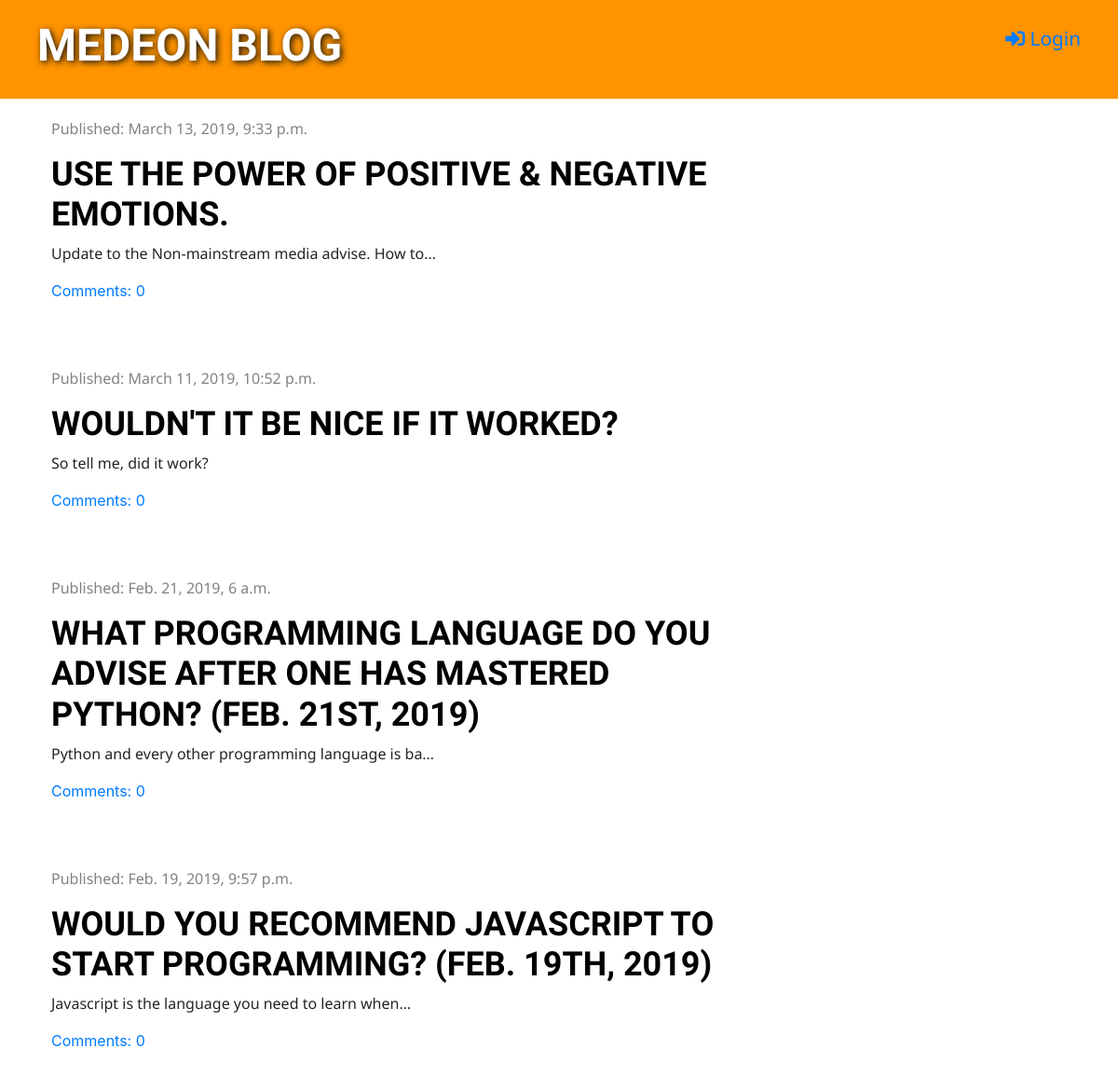
Before: / with the older database file.
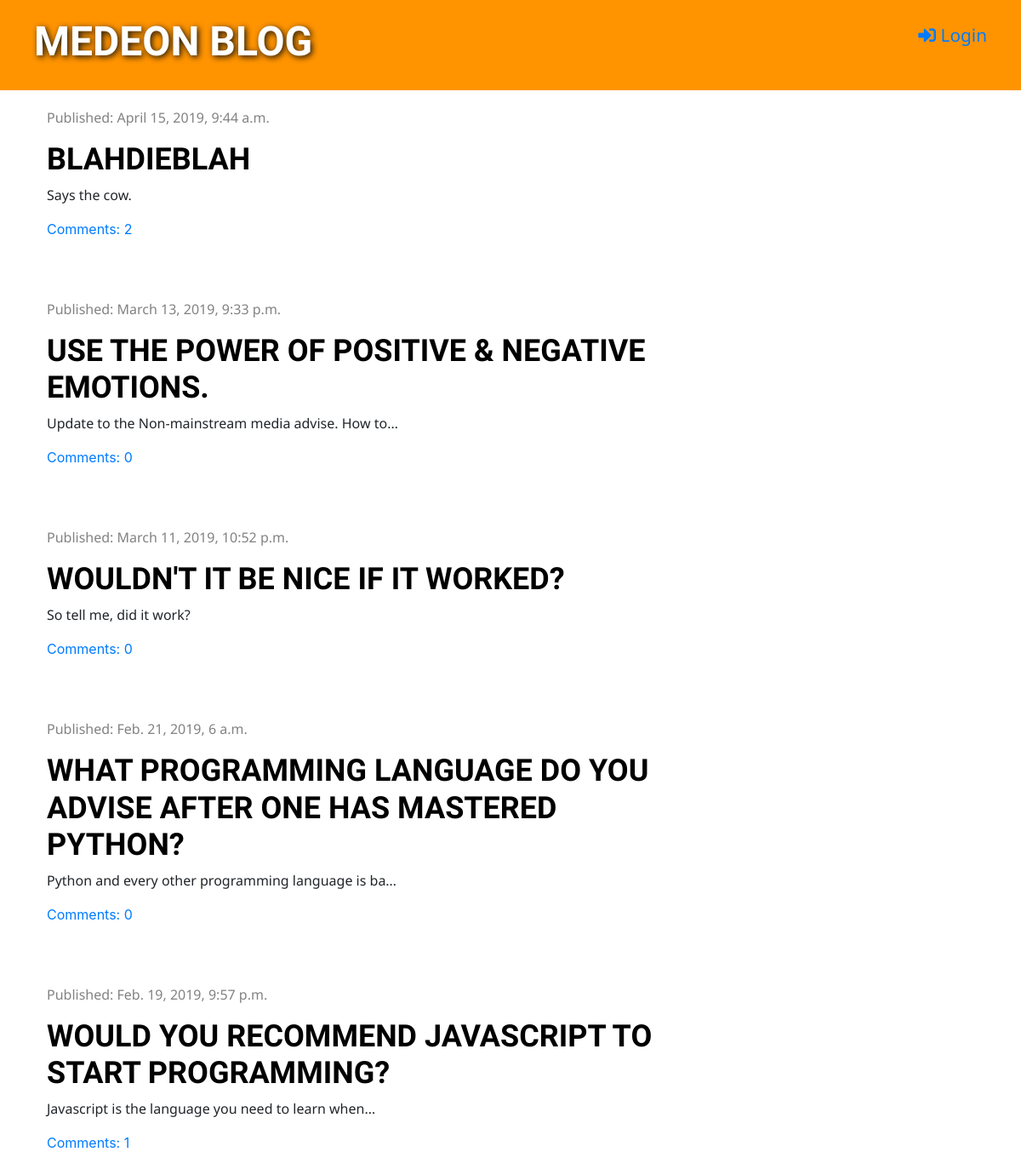
After: the same page with the newer database file.
### blog/models.py (models this page shows, shortened)
class Post(models.Model):
    author = models.ForeignKey('auth.User', on_delete=models.CASCADE)
    title = models.CharField(max_length=200)
    text = models.TextField()
    created_date = models.DateTimeField(default=timezone.now)
    published_date = models.DateTimeField(blank=True, null=True)
    def approved_comments(self):
        return self.comments.filter(approved=True)

### blog/views.py (the view)
# urls.py: path('', views.post_list, name='post_list'),
def post_list(request):
    posts = Post.objects.filter(published_date__lte=timezone.now()).order_by('-published_date')
    context_dictionary = {'posts': posts}
    return render(request, 'blog/post_list.html', context_dictionary)

### blog/templates/blog/post_list.html (shortened to what this page needs)
{% extends 'blog/base.html' %}
{% block content %}
    {% for post in posts %}
        <div class="post">
            <div class="date">
                <p>Published: {{ post.published_date }}</p>
            </div>
            <h1><a href="{% url 'post_detail' pk=post.pk %}">{{ post.title }}</a></h1>
            <p>{{ post.text|truncatechars:50|linebreaksbr }}</p>
            <a href="{% url 'post_detail' pk=post.pk %}">Comments: {{ post.approved_comments.count }}</a>
        </div>
    {% endfor %}
{% endblock %}

Changed rows visible on the page:
now on this page (row edited): Post: published_date "April 15, 2019, 9:44 a.m.", title "BLAHDIEBLAH", text "Says the cow.", approved_comments.count "2"
changed Post "Python and every other programming language is ba…": title "WHAT PROGRAMMING LANGUAGE DO YOU ADVISE AFTER ONE HAS MASTERED PYTHON? (FEB. 21ST, 2019)" → "WHAT PROGRAMMING LANGUAGE DO YOU ADVISE AFTER ONE HAS MASTERED PYTHON?"
changed Post "Javascript is the language you need to learn when…": title "WOULD YOU RECOMMEND JAVASCRIPT TO START PROGRAMMING? (FEB. 19TH, 2019)" → "WOULD YOU RECOMMEND JAVASCRIPT TO START PROGRAMMING?"; approved_comments.count "0" → "1"
